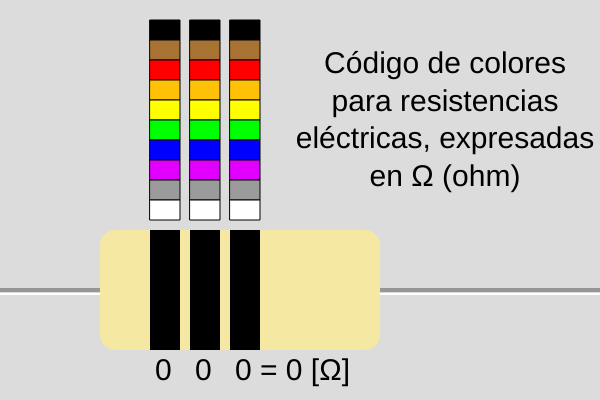
Frame 1 (no input)
Frame 60 (no input): identical to frame 1, image omitted
Frame 120 (the mouse pressed at the canvas centre since frame 60): identical to frame 1, image omitted

The p5.js sketch that drew this single still picture (run headless with seeded random() and noise() and a simulated clock; from frame 60 on, the mouse is pressed at the canvas centre):

// p5.js sketch
// ── sketch.js
let colores=[];
let col1=0;
let col2=0;
let col3=0;
let c1=0;
let c2=0;
let c3=0;

function setup() {
  createCanvas(600, 400);
  colores[0]=color(0,0,0);           //negro    0
  colores[1]=color(168,115,50);      //café     1
  colores[2]=color(255,0,0);         //rojo     2
  colores[3]=color(255,193,8);       //naranjo  3
  colores[4]=color(255,255,0);       //amarillo 4
  colores[5]=color(0,255,0);         //verde    5
  colores[6]=color(0,0,255);         //azul     6
  colores[7]=color(225,0,255);       //morado   7
  colores[8]=color(155,155,155);     //gris     8
  colores[9]=color(255,255,255);     //blanco   9
}

function draw() {
  background(220);
  
  push(); //dibujo la resistencia (fondo)
  strokeWeight(4);
  stroke(150);
  line(0,290,width,290);
  strokeWeight(2);
  stroke(255);
  line(0,294,width,294);
  noStroke();
  fill(245, 232, 162);
  rect(100,230,280,120,15);
  pop();
  
  push(); //defino los selectores de color
  for(let y=0; y<10; y++){
    for(let x=0; x<3; x++){
      fill(colores[y]);
      stroke(0);
      rect(40*x+150,20+y*20,30,20);
    }
  }
  pop();
  
  noStroke();
  fill(col1); //dibujo y pinto primera franja de color
  rect(150,230,30,120);
  
  fill(col2); //dibujo y pinto segunda franja de color
  rect(190,230,30,120);
  
  fill(col3); //dibujo y pinto tercera franja de color
  rect(230,230,30,120); 
  push();
  //escribo los valores asociados a cada color y el valor de la resistencia
  fill(0);
  textSize(30);
  text(c1,155,380);
  text(c2,195,380);
  text(c3,235,380);
  text("= "+(c1*10+c2)*pow(10,c3)+" [Ω]",260,380);
  textAlign(CENTER);
  text("Código de colores para resistencias eléctricas, expresadas en Ω (ohm)",290,50,310,400);
  pop();
}

function mousePressed(){
  for(let y=0; y<10; y++){  //elijo la primera banda de color
  if(mouseX>150 && mouseX<180 && mouseY>20+y*20 && mouseY<40+y*20){
     c1=y;
    col1=colores[y];
  }
  }
  
  for(let y=0; y<10; y++){  //elijo la segunda banda de color
  if(mouseX>190 && mouseX<220 && mouseY>20+y*20 && mouseY<40+y*20){
     c2=y;
    col2=colores[y];
  }
  }
  
   for(let y=0; y<10; y++){  //elijo la tercera banda de color
  if(mouseX>230 && mouseX<260 && mouseY>20+y*20 && mouseY<40+y*20){
     c3=y;
    col3=colores[y];
  }
  }
}
